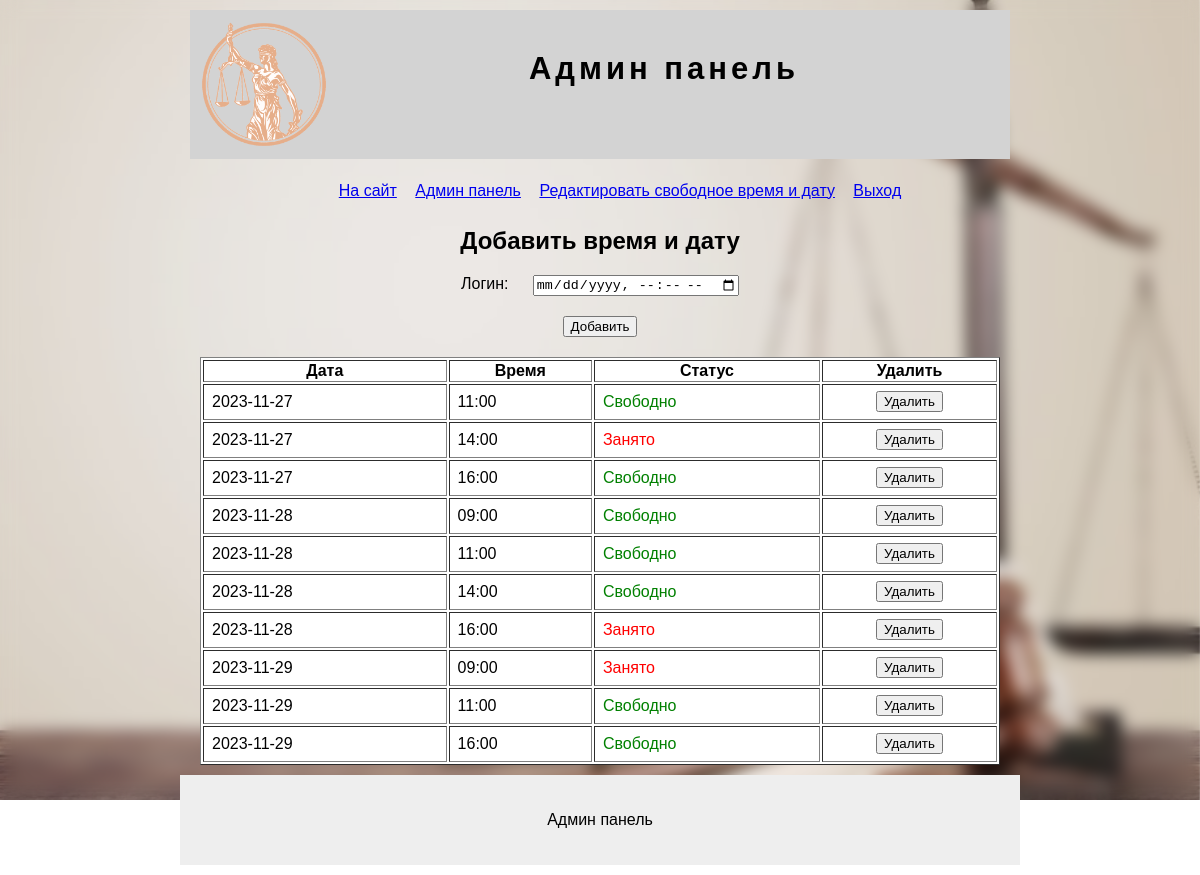
Screenshot of /freedatetime (signed in) with the database file from the repository.
### tables this page shows
CREATE TABLE freedatetime (
 id INTEGER PRIMARY KEY AUTOINCREMENT,
 datetime TEXT NOT NULL,
 status TEXT NOT NULL
);

### app.py (the view)
@app.route('/freedatetime', methods=('POST', 'GET'))
def freedatetime():
 conn = get_db_connection()
 cursor = conn.cursor()
 if 'login' in session:
  if request.method == 'POST':
   datetime = request.form['datetime']
   cursor.execute('insert into freedatetime (datetime, status) values (?, ?)', (datetime, '0'))
   conn.commit()
 freedatetimeall = cursor.execute('select * from freedatetime').fetchall()
 conn.commit()
 return render_template('admin/freetimedate.html', data={'freedatetimeall': freedatetimeall})

### app.py (called while the page is built)
def get_db_connection():
 conn = sqlite3.connect('visitka.db')
 cursor = conn.cursor()
 conn.commit()
 return conn

### templates/admin/freetimedate.html (shortened to what this page needs)
{% extends 'admin/main.html' %}
{% block content %}
<h2 align="center">Добавить время и дату</h2>
<form method="post" >
    <div class="row">
        <div>Логин: </div>
        <div><input type="datetime-local"  name="datetime"></div>
    </div>
    <div class="row">
        <div class="btn"><input type="submit" value="Добавить"></div>
    </div>
</form>
 <table border="1" align="center" width="100%" style="background: #fff">
        <tr>
            <th>
                Дата
            </th>
            <th>
                Время
            </th>
             <th>
                Статус
            </th>
            <th>
                Удалить
            </th>
        </tr>
        {% for z in data.freedatetimeall %}
            <tr>
                <td style="padding: 8px">{{z[1].replace('T', ' ')[:10]}}</td>
                <td style="padding: 8px">{{z[1].replace('T', ' ')[10:]}}</td>
                 <td style="padding: 8px">
                 {% if z[2]=='0' %}
                     <span style="color: green">Свободно</span>
                     {% else %}
                     <span style="color: red">Занято</span>
                     {% endif %}
                 </td>
                <td>
                    <form action="/deletedatetime" method="POST" align="center">
                        <button>Удалить</button>
                    </form>
                </td>
            </tr>
        {% endfor %}
    </table>
{% endblock %}

### static/app.css (style rules this page uses)
body { margin: 0; padding: 0; font-family: Arial; font-size: 16px }
.row { display: flex; width: 278px; margin: 20px auto; }
.row div:first-child { width: 100px }
.row:last-child { width: 400px }
.btn { width: 100% !important; text-align: center; }

### rows the page displays
freedatetime: datetime "2023-11-27", datetime "11:00", status "Свободно"
freedatetime: datetime "2023-11-27", datetime "14:00", status "Занято"
freedatetime: datetime "2023-11-27", datetime "16:00", status "Свободно"
freedatetime: datetime "2023-11-28", datetime "09:00", status "Свободно"
freedatetime: datetime "2023-11-28", datetime "11:00", status "Свободно"
freedatetime: datetime "2023-11-28", datetime "14:00", status "Свободно"
freedatetime: datetime "2023-11-28", datetime "16:00", status "Занято"
freedatetime: datetime "2023-11-29", datetime "09:00", status "Занято"
freedatetime: datetime "2023-11-29", datetime "11:00", status "Свободно"
freedatetime: datetime "2023-11-29", datetime "16:00", status "Свободно"
